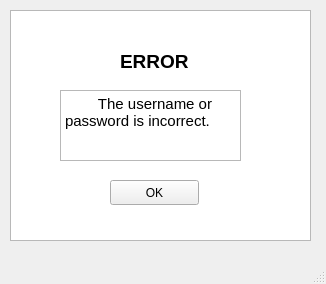
<?xml version="1.0" encoding="UTF-8"?>
<ui version="4.0">
 <class>exeption</class>
 <widget class="QMainWindow" name="exeption">
  <property name="geometry">
   <rect>
    <x>0</x>
    <y>0</y>
    <width>326</width>
    <height>284</height>
   </rect>
  </property>
  <property name="windowTitle">
   <string>MainWindow</string>
  </property>
  <widget class="QWidget" name="centralwidget">
   <widget class="QGraphicsView" name="graphicsView">
    <property name="geometry">
     <rect>
      <x>10</x>
      <y>10</y>
      <width>301</width>
      <height>231</height>
     </rect>
    </property>
   </widget>
   <widget class="QLabel" name="label">
    <property name="geometry">
     <rect>
      <x>120</x>
      <y>50</y>
      <width>81</width>
      <height>21</height>
     </rect>
    </property>
    <property name="text">
     <string>&lt;html&gt;&lt;head/&gt;&lt;body&gt;&lt;p&gt;&lt;span style=&quot; font-size:14pt; font-weight:600;&quot;&gt;ERROR&lt;/span&gt;&lt;/p&gt;&lt;/body&gt;&lt;/html&gt;</string>
    </property>
   </widget>
   <widget class="QTextBrowser" name="textBrowser">
    <property name="geometry">
     <rect>
      <x>60</x>
      <y>90</y>
      <width>181</width>
      <height>71</height>
     </rect>
    </property>
    <property name="html">
     <string>&lt;!DOCTYPE HTML PUBLIC &quot;-//W3C//DTD HTML 4.0//EN&quot; &quot;http://www.w3.org/TR/REC-html40/strict.dtd&quot;&gt;
&lt;html&gt;&lt;head&gt;&lt;meta name=&quot;qrichtext&quot; content=&quot;1&quot; /&gt;&lt;style type=&quot;text/css&quot;&gt;
p, li { white-space: pre-wrap; }
&lt;/style&gt;&lt;/head&gt;&lt;body style=&quot; font-family:'Ubuntu'; font-size:11pt; font-weight:400; font-style:normal;&quot;&gt;
&lt;p style=&quot; margin-top:0px; margin-bottom:0px; margin-left:0px; margin-right:0px; -qt-block-indent:0; text-indent:0px;&quot;&gt;        The username or     password is incorrect.&lt;/p&gt;&lt;/body&gt;&lt;/html&gt;</string>
    </property>
   </widget>
   <widget class="QPushButton" name="pushButton">
    <property name="geometry">
     <rect>
      <x>110</x>
      <y>180</y>
      <width>89</width>
      <height>25</height>
     </rect>
    </property>
    <property name="text">
     <string>OK</string>
    </property>
   </widget>
   <zorder>graphicsView</zorder>
   <zorder>label</zorder>
   <zorder>pushButton</zorder>
   <zorder>textBrowser</zorder>
  </widget>
  <widget class="QMenuBar" name="menubar">
   <property name="geometry">
    <rect>
     <x>0</x>
     <y>0</y>
     <width>326</width>
     <height>22</height>
    </rect>
   </property>
  </widget>
  <widget class="QStatusBar" name="statusbar"/>
 </widget>
 <resources/>
 <connections/>
</ui>
